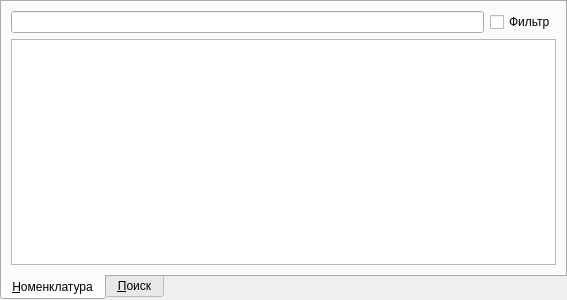
<?xml version="1.0" encoding="UTF-8"?>
<ui version="4.0">
 <class>ICDTreePopup</class>
 <widget class="QWidget" name="ICDTreePopup">
  <property name="geometry">
   <rect>
    <x>0</x>
    <y>0</y>
    <width>567</width>
    <height>300</height>
   </rect>
  </property>
  <property name="windowTitle">
   <string>Form</string>
  </property>
  <layout class="QGridLayout">
   <property name="margin">
    <number>0</number>
   </property>
   <property name="spacing">
    <number>0</number>
   </property>
   <item row="0" column="0">
    <widget class="QTabWidget" name="tabWidget">
     <property name="tabPosition">
      <enum>QTabWidget::South</enum>
     </property>
     <property name="tabShape">
      <enum>QTabWidget::Rounded</enum>
     </property>
     <property name="currentIndex">
      <number>0</number>
     </property>
     <widget class="QWidget" name="tabTree">
      <attribute name="title">
       <string>&amp;Номенклатура</string>
      </attribute>
      <layout class="QGridLayout" name="gridLayout">
       <item row="0" column="0">
        <widget class="QLineEdit" name="edtFindWord"/>
       </item>
       <item row="0" column="1">
        <widget class="QCheckBox" name="chkUseFindFilter">
         <property name="text">
          <string>Фильтр</string>
         </property>
        </widget>
       </item>
       <item row="1" column="0" colspan="2">
        <widget class="CICDTreeView" name="treeView"/>
       </item>
      </layout>
     </widget>
     <widget class="QWidget" name="tabSearch">
      <attribute name="title">
       <string>&amp;Поиск</string>
      </attribute>
      <layout class="QGridLayout">
       <property name="margin">
        <number>4</number>
       </property>
       <property name="spacing">
        <number>4</number>
       </property>
       <item row="0" column="0">
        <widget class="QLineEdit" name="edtWords"/>
       </item>
       <item row="0" column="2">
        <widget class="QToolButton" name="btnSearch">
         <property name="text">
          <string>поиск</string>
         </property>
         <property name="shortcut">
          <string>Return</string>
         </property>
         <property name="autoRaise">
          <bool>false</bool>
         </property>
        </widget>
       </item>
       <item row="1" column="0" colspan="3">
        <widget class="CICDSearchResult" name="tblSearchResult"/>
       </item>
       <item row="0" column="1">
        <widget class="QCheckBox" name="chkLUD">
         <property name="text">
          <string>ЛУД</string>
         </property>
        </widget>
       </item>
      </layout>
     </widget>
    </widget>
   </item>
  </layout>
 </widget>
 <customwidgets>
  <customwidget>
   <class>CICDTreeView</class>
   <extends>QTreeView</extends>
   <header>library/ICDTreeViews.h</header>
  </customwidget>
  <customwidget>
   <class>CICDSearchResult</class>
   <extends>QTableView</extends>
   <header>library/ICDTreeViews.h</header>
  </customwidget>
 </customwidgets>
 <tabstops>
  <tabstop>tabWidget</tabstop>
  <tabstop>edtFindWord</tabstop>
  <tabstop>chkUseFindFilter</tabstop>
  <tabstop>treeView</tabstop>
  <tabstop>edtWords</tabstop>
  <tabstop>chkLUD</tabstop>
  <tabstop>btnSearch</tabstop>
  <tabstop>tblSearchResult</tabstop>
 </tabstops>
 <resources/>
 <connections/>
</ui>
